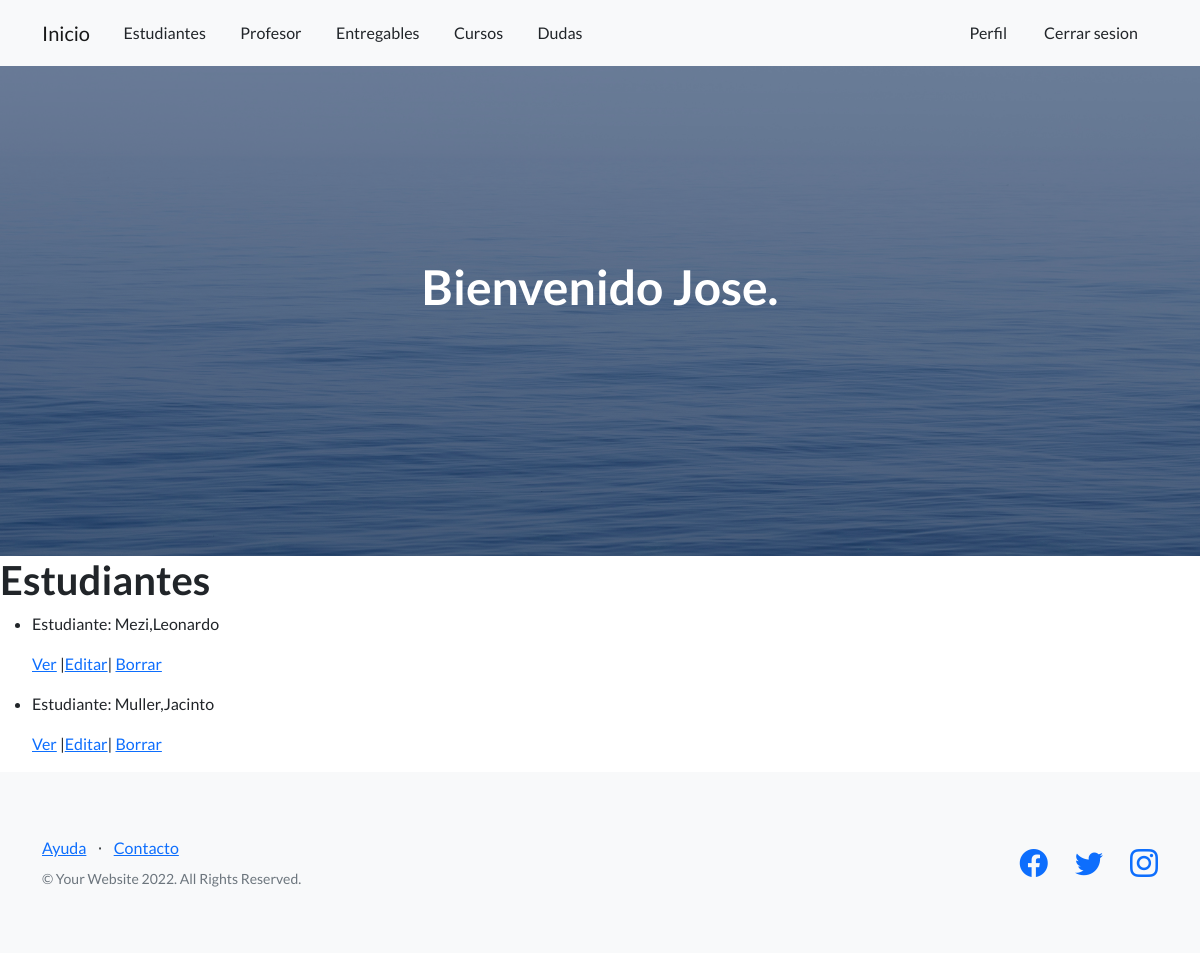
Screenshot of /estudiante/list (signed in) with the database file from the repository.
### AppCoder/models.py (models this page shows, shortened)
class Estudiante(models.Model):
    nombre=models.CharField(max_length=40)
    apellido=models.CharField(max_length=40)
    email= models.EmailField()

### AppCoder/views.py (the view)
# urls.py: path('estudiante/list',views.EstudianteList.as_view(), name="ListE"),
class EstudianteList(ListView):
    model=Estudiante
    template_name="AppCoder/estudiante_list.html"

### AppCoder/templates/AppCoder/estudiante_list.html
{% extends 'AppCoder/padre.html' %}
{% load static %}
{% block ContenidoQueCambia  %}
<body>
    <h1>Estudiantes</h1>
    <ul>
        {% for estudiante in object_list %}
            <li>
                <p>Estudiante: {{estudiante.apellido}},{{estudiante.nombre}}</p>
                <p>
                    <a href="{% url 'DetailE' estudiante.id %}">Ver</a>
                    {%if user.is_superuser%}
                    |<a href="{% url 'EditE' estudiante.id %}">Editar</a>|
                    <a href="{% url 'DeleteE' estudiante.id %}">Borrar</a>
                    {%endif%}
                </p>
            </li>
        {%endfor%}
    </ul>
</body>
{% endblock  %}

### AppCoder/templates/AppCoder/padre.html (shortened to what this page needs)
<!DOCTYPE html>
<html lang="en">
    <head>
        {%load static%}
        <link href="https://cdn.jsdelivr.net/npm/bootstrap-icons@1.5.0/font/bootstrap-icons.css" rel="stylesheet" type="text/css" />
        <link href="{% static 'AppCoder/css/styles.css' %}" rel="stylesheet" />
    </head>
    <body>
        <nav class="navbar navbar-light bg-light static-top">
            <div class="container">
                    <a class="navbar-brand" href="{% url 'Inicio' %}">Inicio</a>
                    <a class="btn btn" href="/Estudiantes">Estudiantes</a>
                    <a class="btn btn" href="/Profesores">Profesor</a>
                    <a class="btn btn" href="/Entregables">Entregables</a>
                    <a class="btn btn" href="/Cursos">Cursos</a>
                    <a class="btn btn" href="/Dudas">Dudas</a>
                <div class="col-lg-6 h-100 text-center text-lg-end my-auto">
                    {%if request.user.is_authenticated%}
                    <a class="btn btn" href="/VerPerfil">Perfil</a>
                    <a class="btn btn" href="/logout">Cerrar sesion</a>
                    {%endif%}
                </div>
            </div>
        </nav>
        <header class="masthead">
            <div class="container position-relative">
                <div class="row justify-content-center">
                    <div class="col-xl-6">
                        <div class="text-center text-white">
                            {%if request.user.is_authenticated%}
                            <h1 class="mb-5">Bienvenido {{user.username}}.</h1>
                            {%endif%}
                        </div>
                    </div>
                </div>
            </div>
        </header>
        {% block ContenidoQueCambia %}
        {% endblock  %}
        <footer class="footer bg-light">
            <div class="container">
                <div class="row">
                    <div class="col-lg-6 h-100 text-center text-lg-start my-auto">
                        <ul class="list-inline mb-2">
                            <li class="list-inline-item"><a href="#!">Ayuda</a></li>
                            <li class="list-inline-item">⋅</li>
                            <li class="list-inline-item"><a href="#!">Contacto</a></li>
                        </ul>
                        <p class="text-muted small mb-4 mb-lg-0">&copy; Your Website 2022. All Rights Reserved.</p>
                    </div>
                    <div class="col-lg-6 h-100 text-center text-lg-end my-auto">
                        <ul class="list-inline mb-0">
                            <li class="list-inline-item me-4">
                                <a href="#!"><i class="bi-facebook fs-3"></i></a>
                            </li>
                            <li class="list-inline-item me-4">
                                <a href="#!"><i class="bi-twitter fs-3"></i></a>
                            </li>
                            <li class="list-inline-item">
                                <a href="#!"><i class="bi-instagram fs-3"></i></a>
                            </li>
                        </ul>
                    </div>
                </div>
            </div>
        </footer>
    </body>
</html>

### rows the page displays
Estudiante: apellido "Mezi", nombre "Leonardo"
Estudiante: apellido "Muller", nombre "Jacinto"

### other values shown
{{ user.username }} "Jose"
